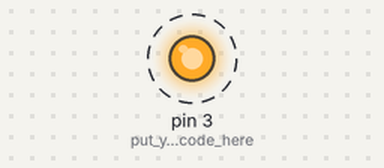
Simulated run of this sketch. Board: Arduino Uno, built with avr-gcc and run on an emulated ATmega328P. Parts: output pins drawn as LEDs (lit = HIGH). Dashed ring = blinking.

Above: at 0.05 s.
Timing chart, 0 to 3.0 s (numbered marks = the images above):
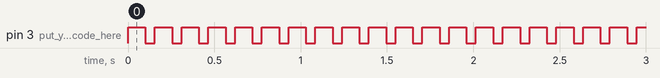

Measured:
- by itself, pin 3 (put_your_setup_code_here): alternates HIGH for 0.10 s and LOW for 0.06 s

The sketch:

BUZZ.ino
```cpp
void setup() {
 pinMode(3, OUTPUT); // put your setup code here, to run once:

}

void loop() {

digitalWrite(3,HIGH);
delay(100);
digitalWrite(3,LOW);
delay(55);


 // put your main code here, to run repeatedly:

}
```
